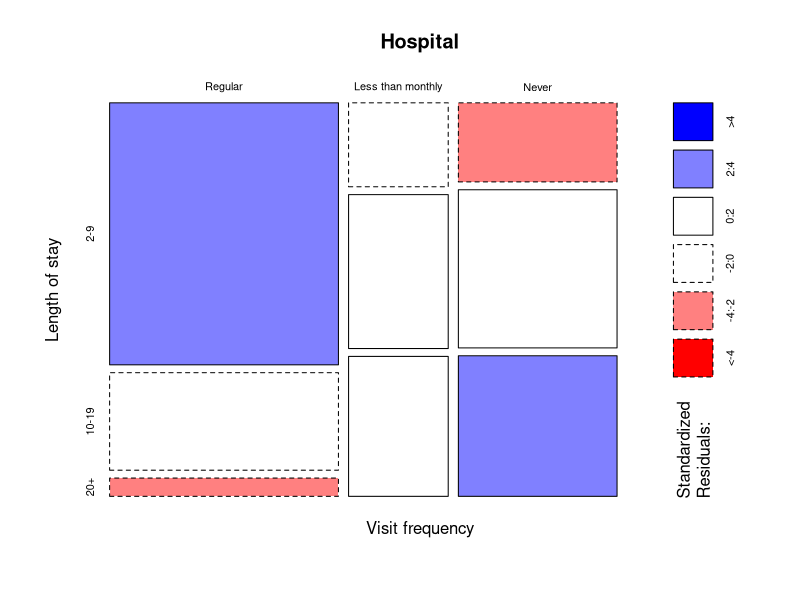
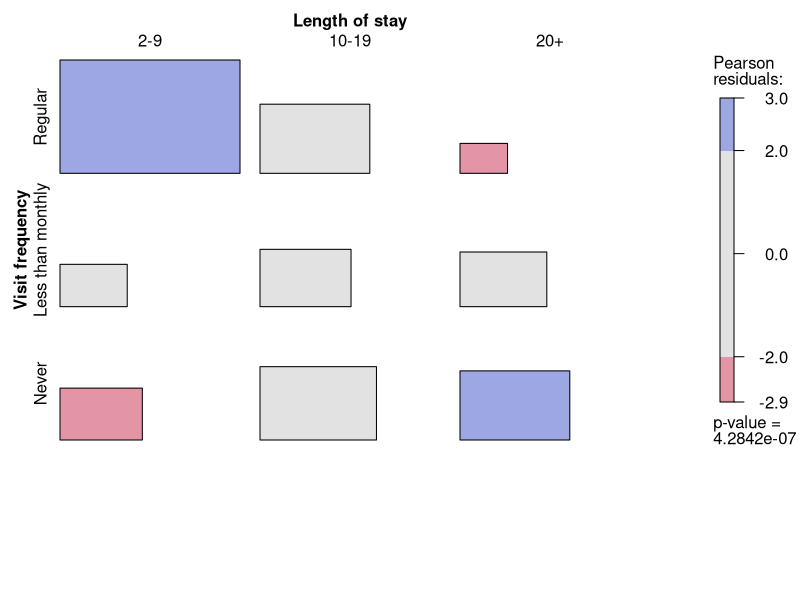
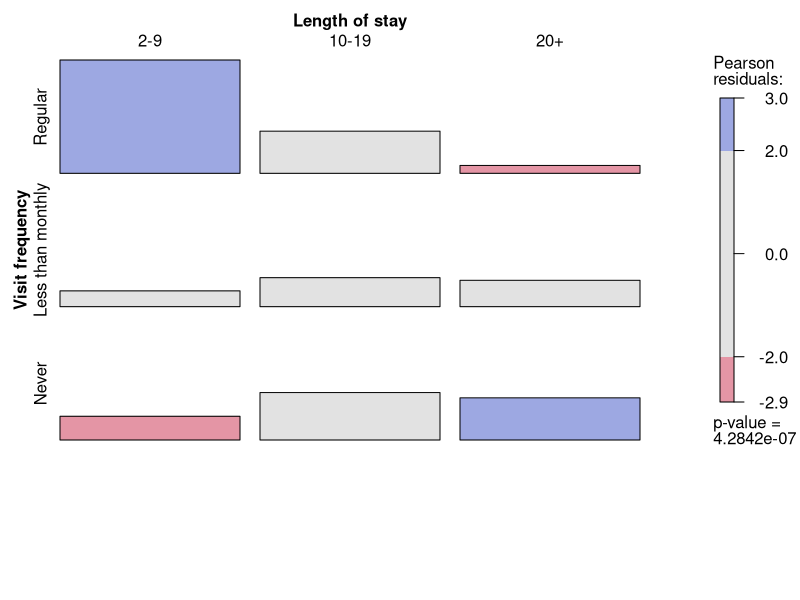
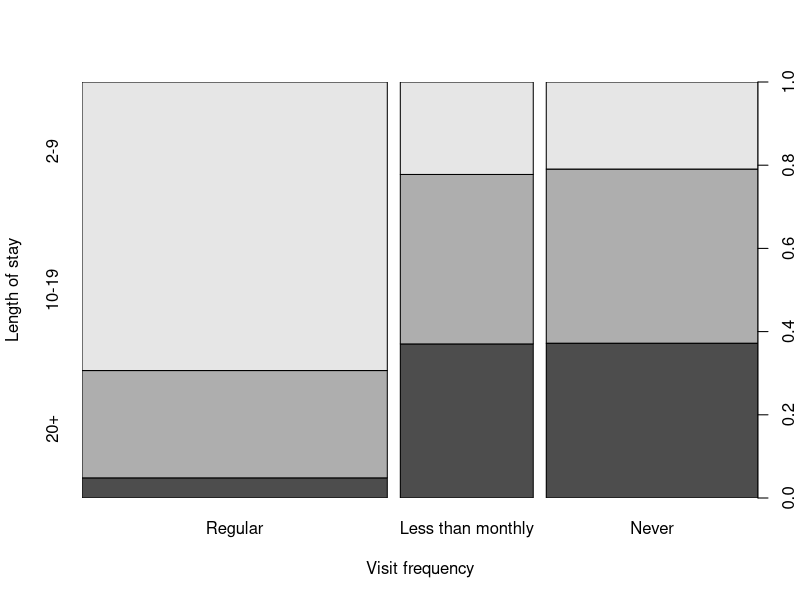

Recreate these plots in R, in order.
#' ---
#' title: "Two way tables tutorial: Solutions"
#' date: "27 Jan 2023"
#' ---

library(vcdExtra)    # for CMHtest & plots
data("Hospital", package="vcd")
Hospital

str(Hospital)
#' NB: the table names are peculiar (have spaces)
names(dimnames(Hospital))
#' You can change these, but, as is, they make the plots nicer
# names(dimnames(Hospital)) <- c("Visits", "Stay")

#' row proportions
prop.table(Hospital, 1)

#' ## tests of association
#' chisquare test
chisq.test(Hospital)

chisq.test(Hospital, simulate=TRUE)

MASS::loglm(~ 1+2, data=Hospital)

assocstats(Hospital)

#' ## ordinal tests
CMHtest(Hospital)

#' ## get chisq / df

cc <- CMHtest(Hospital)
names(cc)

tab <- cc$table
tab[,1] / tab[,2]

#' ## Plots
plot(Hospital, shade=TRUE)

tile(Hospital, shade=TRUE)
tile(Hospital, tile_type="height", shade=TRUE)

spineplot(Hospital)
